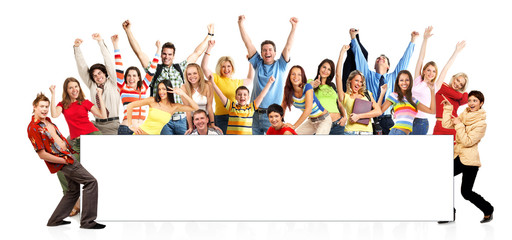
#> input picture data_acquisition/training_images/pos/pos_1_0.jpg, 512 x 240 px; its folder holds 4 pictures in this run
$ python image_batch_resize.py
#> lines starting #> are read from the running program, lines starting #| are printed output that depends on the picture
#image_batch_resize.py
# Isolates face images found by OpenCV's cascade classifier into
# into identically sized smaller images for ML training use
import os
import cv2
import numpy as np

#Path to root directory of this file
root_dir = os.path.dirname(os.path.realpath(__file__))

#Location of sub images to be extracted
image_folder = root_dir + "/training_images/pos/"

#Default face haar cascade file
face_cascade = cv2.CascadeClassifier(root_dir + "/cascades/haarcascade_frontalface_default.xml")

#Resize dimension
r_dim = (30, 30)

for file in os.listdir(image_folder):
	#Import current image
    img = cv2.imread(image_folder + file)
#> img is the input picture: shape (240, 512, 3); mean B, G, R 211.6, 217.2, 227.7

	#Convert image to grayscale before searching for faces
    gray = cv2.cvtColor(img, cv2.COLOR_BGR2GRAY)
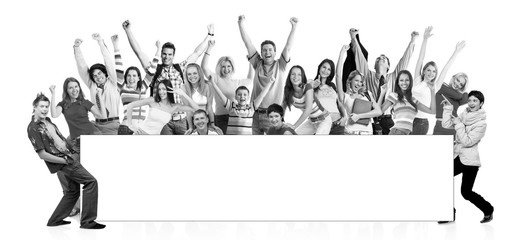
#> gray: shape (240, 512); min 0, max 255, mean 219.7

    #Find faces in image
    faces = face_cascade.detectMultiScale(gray,1.3,5)
#> faces = ()

	#Isolate, resize, and save each face sub-image. Using index to append to new filenames
    for index, (x, y, w, h) in enumerate(faces):
		#Crop current face into sub image (img[lowerleft y: y + height, lowerleft x: x + w])
        sub_face_img = img[y:y+h,x:x+w]

		#Resize current face image to desired size for ML classifier training
        scaled_face = cv2.resize(sub_face_img, r_dim)

		#Current face img location/filename
        face_title = root_dir + "/faces/pos/" + file[:-4] + "_face_" + str(index) +".jpg"

		#Save isolated image to new file
        cv2.imwrite(face_title, scaled_face)
#> this loop made 0 passes
#> pass 2 of the loop `for file in os.listdir(image_folder):`:
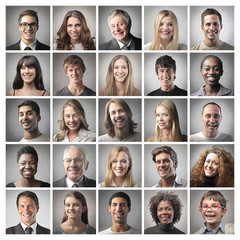
#> input picture data_acquisition/training_images/pos/pos_1_1.jpg, 240 x 240 px
#> img is the input picture: shape (240, 240, 3); mean B, G, R 146.9, 152.3, 161.9
#> `gray = cv2.cvtColor(img, cv2.COLOR_BGR2GRAY)`:
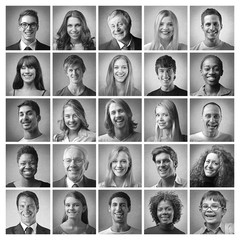
#> gray: shape (240, 240); min 0, max 255, mean 154.6
#> faces = [[61, 150, 26, 26]]
#> the loop `for index, (x, y, w, h) in enumerate(faces):` made 1 pass
#> pass 1, `scaled_face = cv2.resize(sub_face_img, r_dim)`:
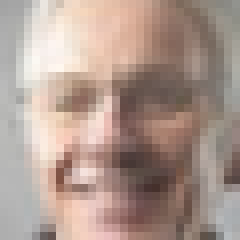
#> scaled_face: shape (30, 30, 3) (shown 8 times larger); mean B, G, R 143.4, 153.2, 173.9
#> pass 3 of the loop `for file in os.listdir(image_folder):`:
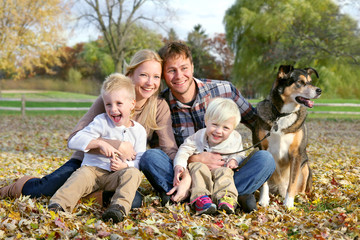
#> input picture data_acquisition/training_images/pos/pos_1_10.jpg, 360 x 240 px
#> img is the input picture: shape (240, 360, 3); mean B, G, R 109.3, 137.9, 148.8
#> `gray = cv2.cvtColor(img, cv2.COLOR_BGR2GRAY)`:
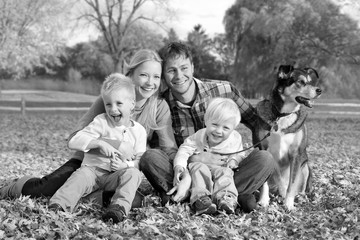
#> gray: shape (240, 360); min 0, max 255, mean 137.9
#> faces = ()
#> the loop made 4 passes; the first 3 are shown
